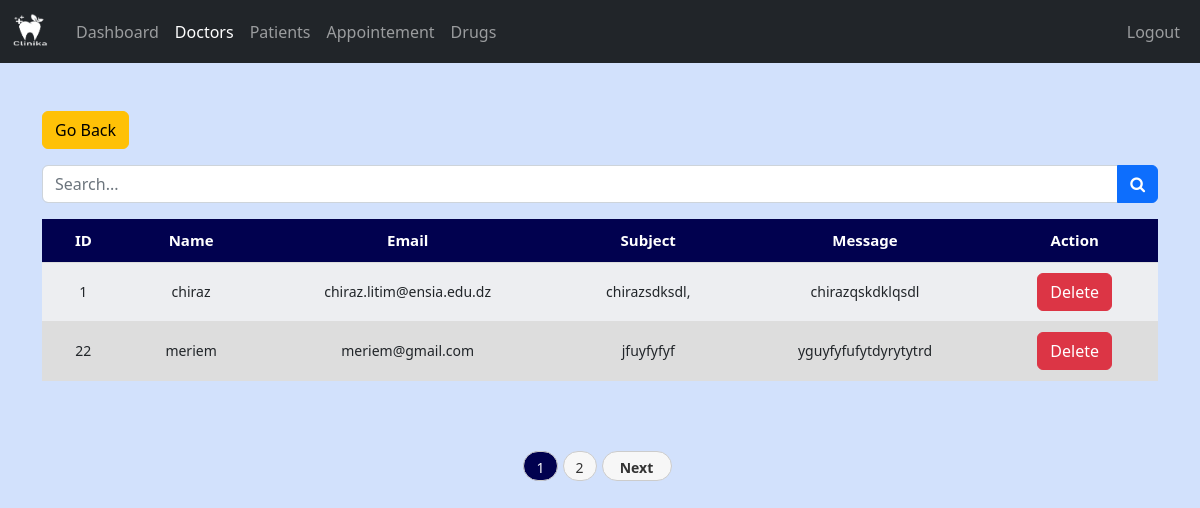
The page /admin/contact.php (signed in) on the database its author committed.
### tables this page shows
CREATE TABLE `contact` (
  `contact_id` int(11) NOT NULL,
  `cname` varchar(127) NOT NULL,
  `cemail` varchar(127) NOT NULL,
  `subject` varchar(127) NOT NULL,
  `message` varchar(127) NOT NULL
);

### admin/data/contact.php (called while the page is built, shortened)
<?php
function getAllContacts($conn){
   $sql = "SELECT * FROM contact";
   $stmt = $conn->prepare($sql);
   $stmt->execute();
   if ($stmt->rowCount() >= 1) {
     $contacts = $stmt->fetchAll();
     return $contacts;
   }else {
   	return 0;
   }
}

### admin/contact.php (the view, shortened to what this page needs)
<?php
if (
  isset($_SESSION['admin_id']) &&
  isset($_SESSION['role'])
) {
  if ($_SESSION['role'] == 'Admin') {
    include "../DB_connection.php";
    include "data/contact.php";
    $contacts = getAllContacts($conn);
?>
    <!DOCTYPE html>
    <html lang="en">
    <head>
      <link rel="stylesheet" href="https://cdn.jsdelivr.net/npm/bootstrap@5.2.0/dist/css/bootstrap.min.css">
      <link rel="stylesheet" href="../assets/css/style3.css">
      <link rel="stylesheet" href="https://cdnjs.cloudflare.com/ajax/libs/font-awesome/4.7.0/css/font-awesome.min.css">
      <link rel="stylesheet" type="text/css" href="../assets/css/pagination.css">
    </head>
    <body>
      <?php
      include "inc/navbar.php";
      if ($contacts != 0) {
      ?>
        <div class="container mt-5">
          <a href="index.php" class="btn btn-warning">Go Back</a>
          <form class="mt-3 n-table" method="get">
            <div class="input-group mb-3">
              <input type="text" class="form-control" name="searchKey" id="searchKey" placeholder="Search...">
              <button type="submit" name="search" class="btn btn-primary">
                <i class="fa fa-search" aria-hidden="true"></i>
              </button>
            </div>
          </form>
          <?php
          require_once '../Pagination.php';
          $contacts = getAllContacts($conn);
          $total_records = count($contacts);
          $records_per_page = 2;
          $pagination = new Pagination($total_records, $records_per_page);
          $current_page = $pagination->getCurrentPage();
          $contacts_subset = array_slice($contacts, ($current_page - 1) * $records_per_page, $records_per_page);
          ?>
          <div class="table-responsive">
            <table>
              <thead>
                <tr>
                  <th scope="col">ID</th>
                  <th scope="col">Name</th>
                  <th scope="col">Email</th>
                  <th scope="col">Subject</th>
                  <th scope="col">Message</th>
                  <th scope="col">Action</th>
                </tr>
              </thead>
              <tbody>
                <?php foreach ($contacts_subset as $contact) { ?>
                  <tr>
                    <td><?= $contact['contact_id'] ?></td>
                    <td><?= $contact['cname'] ?></td>
                    <td><?= $contact['cemail'] ?></td>
                    <td><?= $contact['subject'] ?></td>
                    <td><?= $contact['message'] ?></td>
                  <td>
                      <a href="contact-delete.php?contact_id=<?= $contact['contact_id'] ?>" class="btn btn-danger">Delete</a>
                    </td>
                  </tr>
                <?php } ?>
              </tbody>
            </table>
          </div>
          <?php
          $page_url = $_SERVER['PHP_SELF'];
          echo '<div class="pagination-links">';
          echo $pagination->getPaginationLinks($page_url);
          echo $pagination->getNextLink($page_url);
          echo '</div>';
          ?>
        <?php } else { ?>
          <div class="alert alert-info .w-450 m-5" role="alert">
            Empty!
          </div>
        <?php } ?>
        </div>
    </body>
    </html>
<?php
  } else {
    header("Location: ../login.php");
    exit;
  }
} else {
  header("Location: ../login.php");
  exit;
}
?>

### assets/css/style3.css (style rules this page uses)
body { background-color: rgb(210, 225, 252); }
table { width: 100%; margin-bottom: 50px; }
thead th { position: sticky; top: 0; background-color: rgb(1, 1, 79); color: white; font-size: 15px; }
th, td { border-bottom: 1px solid #dddddd; padding: 10px 20px; font-size: 14px; word-break: break-all; text-align: center; }
tr:nth-child(even) { background-color: #dddddd; }
tr:nth-child(odd) { background-color: #edeef1; }

### assets/css/pagination.css (style rules this page uses)
.pagination-links { display: flex; justify-content: center; }

### admin/contact.php (style rules this page uses)
body { margin-bottom: 30px; }

### rows shown on the page
contact: contact_id "1", cname "chiraz", cemail "chiraz.litim@ensia.edu.dz", subject "chirazsdksdl,", message "chirazqskdklqsdl"
contact: contact_id "22", cname "meriem", cemail "meriem@gmail.com", subject "jfuyfyfyf", message "yguyfyfufytdyrytytrd"
